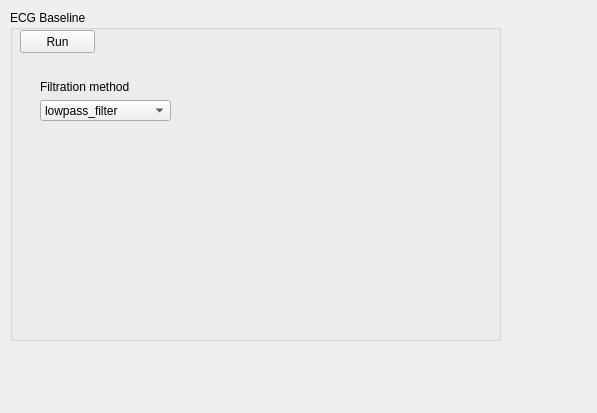
<?xml version="1.0" encoding="UTF-8"?>
<ui version="4.0">
 <class>ECGbaseline</class>
 <widget class="QWidget" name="ECGbaseline">
  <property name="geometry">
   <rect>
    <x>0</x>
    <y>0</y>
    <width>597</width>
    <height>413</height>
   </rect>
  </property>
  <property name="windowTitle">
   <string>Form</string>
  </property>
  <widget class="QGroupBox" name="groupBox_ECGbaseline">
   <property name="geometry">
    <rect>
     <x>10</x>
     <y>10</y>
     <width>491</width>
     <height>331</height>
    </rect>
   </property>
   <property name="title">
    <string>ECG Baseline</string>
   </property>
   <widget class="QPushButton" name="pushButton">
    <property name="geometry">
     <rect>
      <x>10</x>
      <y>20</y>
      <width>75</width>
      <height>23</height>
     </rect>
    </property>
    <property name="text">
     <string>Run</string>
    </property>
   </widget>
   <widget class="QWidget" name="">
    <property name="geometry">
     <rect>
      <x>30</x>
      <y>70</y>
      <width>131</width>
      <height>41</height>
     </rect>
    </property>
    <layout class="QVBoxLayout" name="verticalLayout">
     <item>
      <widget class="QLabel" name="label">
       <property name="text">
        <string>Filtration method</string>
       </property>
      </widget>
     </item>
     <item>
      <widget class="QComboBox" name="comboBox">
       <item>
        <property name="text">
         <string>lowpass_filter</string>
        </property>
       </item>
       <item>
        <property name="text">
         <string>bandpass_filter</string>
        </property>
       </item>
       <item>
        <property name="text">
         <string>Butterworth_filter</string>
        </property>
       </item>
       <item>
        <property name="text">
         <string>Chebyshev_filter</string>
        </property>
       </item>
       <item>
        <property name="text">
         <string>Savitzky’_Golay_filter</string>
        </property>
       </item>
       <item>
        <property name="text">
         <string>Keiser_filter</string>
        </property>
       </item>
       <item>
        <property name="text">
         <string>LSM_algorithm</string>
        </property>
       </item>
       <item>
        <property name="text">
         <string>Moving_average</string>
        </property>
       </item>
      </widget>
     </item>
    </layout>
   </widget>
  </widget>
 </widget>
 <resources/>
 <connections/>
</ui>
